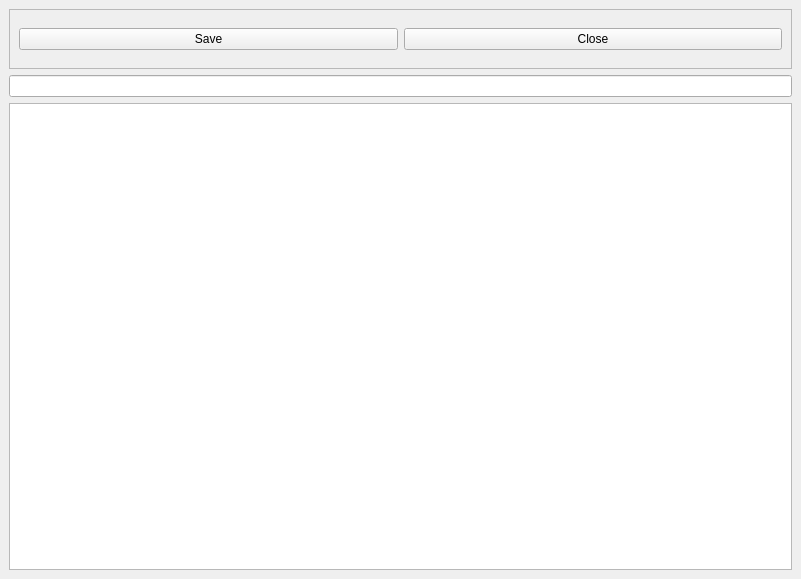
<?xml version="1.0" encoding="UTF-8"?>
<ui version="4.0">
 <class>Note</class>
 <widget class="QMainWindow" name="Note">
  <property name="geometry">
   <rect>
    <x>0</x>
    <y>0</y>
    <width>801</width>
    <height>579</height>
   </rect>
  </property>
  <property name="windowTitle">
   <string>Note</string>
  </property>
  <widget class="QWidget" name="centralwidget">
   <layout class="QVBoxLayout" name="verticalLayout">
    <item alignment="Qt::AlignVCenter">
     <widget class="QFrame" name="frame">
      <property name="minimumSize">
       <size>
        <width>0</width>
        <height>60</height>
       </size>
      </property>
      <property name="frameShape">
       <enum>QFrame::StyledPanel</enum>
      </property>
      <property name="frameShadow">
       <enum>QFrame::Raised</enum>
      </property>
      <layout class="QHBoxLayout" name="horizontalLayout">
       <item>
        <widget class="QPushButton" name="saveNote">
         <property name="text">
          <string>Save</string>
         </property>
        </widget>
       </item>
       <item>
        <widget class="QPushButton" name="closeNote">
         <property name="text">
          <string>Close</string>
         </property>
        </widget>
       </item>
      </layout>
     </widget>
    </item>
    <item>
     <widget class="QLineEdit" name="lineEdit"/>
    </item>
    <item>
     <widget class="QTextEdit" name="textEdit"/>
    </item>
   </layout>
  </widget>
 </widget>
 <tabstops>
  <tabstop>lineEdit</tabstop>
  <tabstop>textEdit</tabstop>
  <tabstop>saveNote</tabstop>
  <tabstop>closeNote</tabstop>
 </tabstops>
 <resources/>
 <connections/>
</ui>
